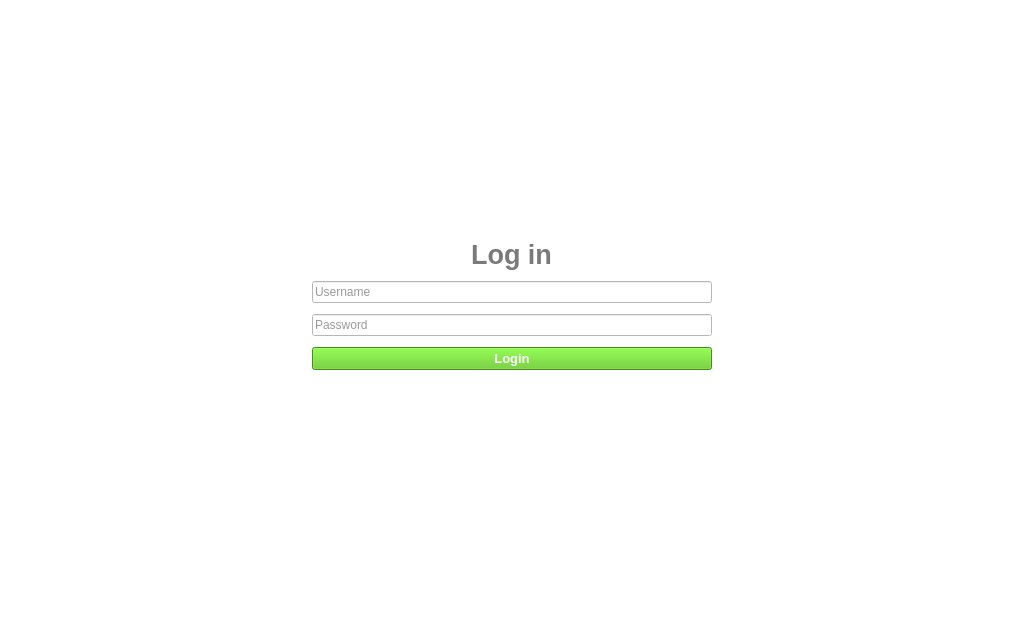
<?xml version="1.0" encoding="UTF-8"?>
<ui version="4.0">
 <class>LoginWindow</class>
 <widget class="QMainWindow" name="LoginWindow">
  <property name="geometry">
   <rect>
    <x>0</x>
    <y>0</y>
    <width>1024</width>
    <height>640</height>
   </rect>
  </property>
  <property name="font">
   <font>
    <pointsize>12</pointsize>
   </font>
  </property>
  <property name="windowTitle">
   <string>Kik Unofficial - Login</string>
  </property>
  <property name="styleSheet">
   <string notr="true">background-color: rgb(255, 255, 255);
color: rgb(54, 54, 54);</string>
  </property>
  <widget class="QWidget" name="centralwidget">
   <layout class="QVBoxLayout" name="verticalLayout">
    <property name="spacing">
     <number>11</number>
    </property>
    <item>
     <spacer name="verticalSpacer">
      <property name="orientation">
       <enum>Qt::Vertical</enum>
      </property>
      <property name="sizeHint" stdset="0">
       <size>
        <width>20</width>
        <height>40</height>
       </size>
      </property>
     </spacer>
    </item>
    <item alignment="Qt::AlignHCenter">
     <widget class="QLabel" name="label">
      <property name="font">
       <font>
        <pointsize>20</pointsize>
        <weight>75</weight>
        <bold>true</bold>
       </font>
      </property>
      <property name="styleSheet">
       <string notr="true">color: rgb(122, 122, 122);</string>
      </property>
      <property name="text">
       <string>Log in</string>
      </property>
      <property name="alignment">
       <set>Qt::AlignCenter</set>
      </property>
     </widget>
    </item>
    <item alignment="Qt::AlignHCenter">
     <widget class="QLineEdit" name="username_edit">
      <property name="minimumSize">
       <size>
        <width>400</width>
        <height>0</height>
       </size>
      </property>
      <property name="maximumSize">
       <size>
        <width>400</width>
        <height>16777215</height>
       </size>
      </property>
      <property name="placeholderText">
       <string>Username</string>
      </property>
     </widget>
    </item>
    <item alignment="Qt::AlignHCenter">
     <widget class="QLineEdit" name="password_edit">
      <property name="minimumSize">
       <size>
        <width>400</width>
        <height>0</height>
       </size>
      </property>
      <property name="maximumSize">
       <size>
        <width>400</width>
        <height>16777215</height>
       </size>
      </property>
      <property name="echoMode">
       <enum>QLineEdit::Password</enum>
      </property>
      <property name="placeholderText">
       <string>Password</string>
      </property>
     </widget>
    </item>
    <item alignment="Qt::AlignHCenter">
     <widget class="QPushButton" name="pushButton">
      <property name="minimumSize">
       <size>
        <width>400</width>
        <height>0</height>
       </size>
      </property>
      <property name="maximumSize">
       <size>
        <width>400</width>
        <height>16777215</height>
       </size>
      </property>
      <property name="font">
       <font>
        <pointsize>10</pointsize>
        <weight>75</weight>
        <bold>true</bold>
       </font>
      </property>
      <property name="styleSheet">
       <string notr="true">background-color: rgb(89, 200, 23);
color: rgb(255, 255, 255);</string>
      </property>
      <property name="text">
       <string>Login</string>
      </property>
     </widget>
    </item>
    <item alignment="Qt::AlignHCenter">
     <widget class="QLabel" name="error_text">
      <property name="enabled">
       <bool>true</bool>
      </property>
      <property name="styleSheet">
       <string notr="true">font-weight: bold;
color: #F00;
font-size: 18px;</string>
      </property>
      <property name="text">
       <string/>
      </property>
     </widget>
    </item>
    <item>
     <spacer name="verticalSpacer_2">
      <property name="orientation">
       <enum>Qt::Vertical</enum>
      </property>
      <property name="sizeHint" stdset="0">
       <size>
        <width>20</width>
        <height>40</height>
       </size>
      </property>
     </spacer>
    </item>
   </layout>
  </widget>
  <widget class="QMenuBar" name="menubar">
   <property name="geometry">
    <rect>
     <x>0</x>
     <y>0</y>
     <width>1024</width>
     <height>19</height>
    </rect>
   </property>
  </widget>
 </widget>
 <resources/>
 <connections/>
</ui>
